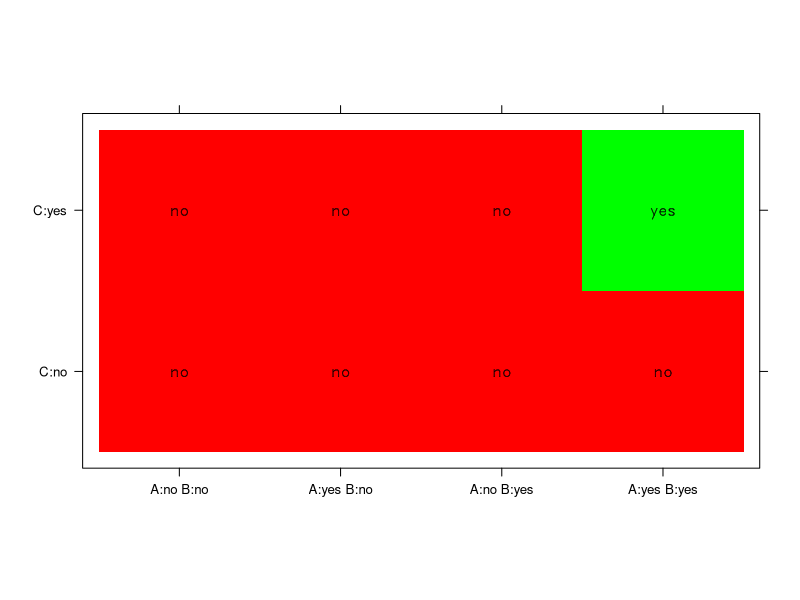
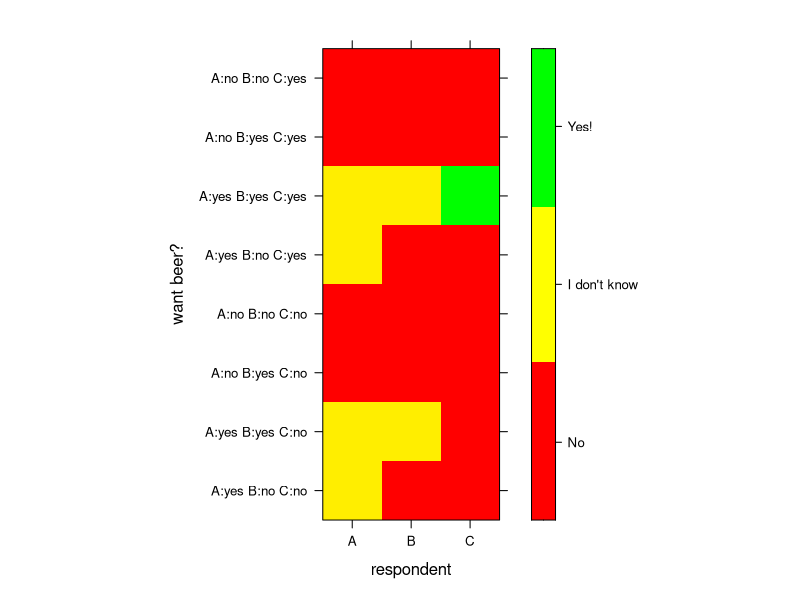
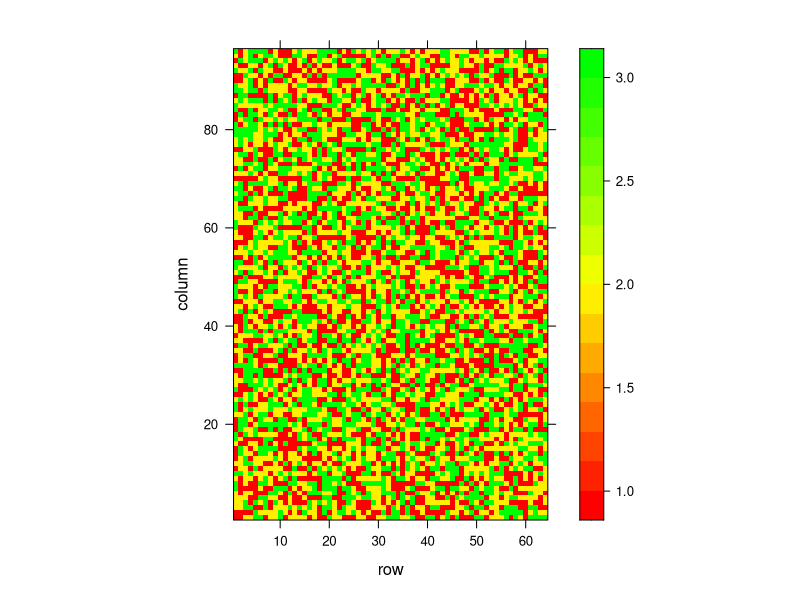

These charts were generated, in order, by the following R code:
library(lattice)
library(latticeExtra)

nz <- 3
x <- 2**1
y <- 2**2
d <- t(matrix(rep(1:2, length.out=x*y), nrow=x, ncol=y))

p <- levelplot(
  d,
  xlab=NULL,
  ylab=NULL,
  # scales=list(x=list(at=NULL), y=list(at=NULL)), # no ticks
  scales=list(x=list(at=1:y, labels=c("AB'", "AB", "A'B", "A'B'")), y=list(at=1:x, labels=c("C'", "C"))),
  cuts=nz-1, # to map 1:3 to white:black
  # colorkey=NULL,
  col.regions=colorRampPalette(colors=c("white", "black"))(nz)
)
# print(p)

get_question <- function(f) {
  dat <- data.frame(
    A=c(0, 1, 0, 1, 0, 1, 0, 1),
    B=c(0, 0, 1, 1, 0, 0, 1, 1),
    C=c(0, 0, 0, 0, 1, 1, 1, 1)
  )
  dat$value <- ifelse(f(dat$A, dat$B, dat$C), 1, 0)
  dat$source <- ifelse(dat$value, "yes", "no")
  dat$x <- factor(
    paste0(ifelse(dat$A == 1, "A:yes ", "A:no "), ifelse(dat$B == 1, "B:yes", "B:no")),
    levels=c("A:no B:no", "A:yes B:no", "A:no B:yes", "A:yes B:yes")
  )
  dat$y <- factor(ifelse(dat$C == 1, "C:yes", "C:no"), levels=c("C:no", "C:yes"))

  return(dat)
}

and3 <- function(a, b, c) {
  return(bitwAnd(bitwAnd(a, b), c))
}
datAND <- get_question(function(a, b, c) bitwAnd(bitwAnd(a, b), c))

dat <- data.frame(
  A=c(0, 1, 0, 1, 0, 1, 0, 1),
  B=c(0, 0, 1, 1, 0, 0, 1, 1),
  C=c(0, 0, 0, 0, 1, 1, 1, 1)
)
dat$value <- ifelse(and3(dat$A, dat$B, dat$C), 1, 0)
dat$source <- ifelse(dat$value, "yes", "no")
dat$x <- factor(
  paste0(ifelse(dat$A == 1, "A:yes ", "A:no "), ifelse(dat$B == 1, "B:yes", "B:no")),
  levels=c("A:no B:no", "A:yes B:no", "A:no B:yes", "A:yes B:yes")
)
dat$y <- factor(ifelse(dat$C == 1, "C:yes", "C:no"), levels=c("C:no", "C:yes"))

lp <- levelplot(
  value ~ x+y,
  aspect="iso",
  data=dat,
  xlab=NULL, ylab=NULL, colorkey=NULL,
  col.regions=colorRampPalette(colors=c("red", "green"))(2)
)
xp <- xyplot(y ~ x, data=dat,
  panel = function(y, x, ...) {
    ltext(x = x, y = y, labels = dat$source, cex = 1, font = 2,
      fontfamily = "HersheySans")
    # panel.grid(h=1, v=3, x=2, y=4)
    #panel.abline(h=c(1.5), from=1.5, to=2.5)
    #panel.abline(v=c(1.5, 2.5, 3.5), from=0.5, to=2.5)
  }
  )

p <- lp + xp
print(p)

# joke result, "and" form, per logician desire
# the "backwards" row/col numbers make
# the data match the input format
m <- matrix(nrow=3, ncol=8, data=c(
   0, -1, -1,  # 100
   0,  0, -1,  # 110
  -1, -1, -1,  # 010
  -1, -1, -1,  # 000
   0, -1, -1,  # 101
   0,  0,  1,  # 111
  -1, -1, -1,  # 011
  -1, -1, -1   # 001
))

levelplot(
  m,
  col.regions=colorRampPalette(colors=c("red", "yellow", "green")),
  xlab="respondent",
  ylab="want beer?",
  colorkey=list(at=c(-1, -.33, .33, 1), labels=list(at=c(-0.67, 0, 0.67), labels=c("No", "I don't know", "Yes!"))),
  scales=list(
    x=list(at=1:3, labels=c("A", "B", "C")),
    y=list(at=1:8, labels=c(
      "A:yes B:no C:no", "A:yes B:yes C:no", "A:no B:yes C:no", "A:no B:no C:no",
      "A:yes B:no C:yes", "A:yes B:yes C:yes", "A:no B:yes C:yes", "A:no B:no C:yes"
    ))
  )
)

dat <- data.frame(
  y=c("A yes B no C no", "A yes B yes C no", "A no B yes C no", "A no B no C no",
      "A yes B no C yes", "A yes B yes C yes", "A no B yes C yes", "A no B no C yes"),
  value=c(0, 0, 0, 0, 0, 1, 0, 0)+1,
  source=c(0, 0, 0, 0, 0, 1, 0, 0)
)

# mockup of the entire joke in a single plot
# there are 256 bartender questions, 8 logician desires, and 3 output steps
# 256 * 8 * 3 = 6144
# can be shown in a square grid of 2*32=64 rows, 3*32=96 columns
# (2*32 * 3*32 = 6144)
# if I use an 8 row, 3 column arrangement for each joke, that's 32 jokes
# across the columns, 8 jokes down the rows.
x <- 2*32
y <- 3*32
d <- t(matrix(sample(1:3, size=x*y, replace=T), nrow=y, ncol=x))
levelplot(d,
  col.regions=colorRampPalette(colors=c("red", "yellow", "green")),
)
